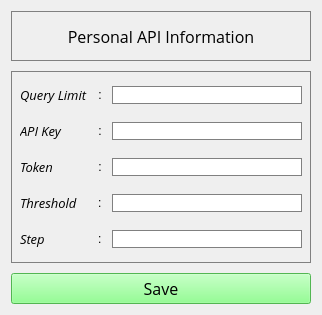
<?xml version="1.0" encoding="UTF-8"?>
<ui version="4.0">
 <class>mainwindow</class>
 <widget class="QWidget" name="mainwindow">
  <property name="geometry">
   <rect>
    <x>0</x>
    <y>0</y>
    <width>400</width>
    <height>310</height>
   </rect>
  </property>
  <property name="windowTitle">
   <string>Query Info Window</string>
  </property>
  <layout class="QVBoxLayout" name="verticalLayout">
   <property name="spacing">
    <number>10</number>
   </property>
   <property name="sizeConstraint">
    <enum>QLayout::SizeConstraint::SetFixedSize</enum>
   </property>
   <item>
    <widget class="QLabel" name="personal_lab">
     <property name="sizePolicy">
      <sizepolicy hsizetype="Expanding" vsizetype="Fixed">
       <horstretch>0</horstretch>
       <verstretch>0</verstretch>
      </sizepolicy>
     </property>
     <property name="minimumSize">
      <size>
       <width>300</width>
       <height>50</height>
      </size>
     </property>
     <property name="font">
      <font>
       <family>Open Sans</family>
       <pointsize>12</pointsize>
      </font>
     </property>
     <property name="styleSheet">
      <string notr="true">border: 1px solid grey;</string>
     </property>
     <property name="frameShape">
      <enum>QFrame::Shape::NoFrame</enum>
     </property>
     <property name="text">
      <string>Personal API Information</string>
     </property>
     <property name="alignment">
      <set>Qt::AlignmentFlag::AlignCenter</set>
     </property>
    </widget>
   </item>
   <item>
    <widget class="QWidget" name="grid" native="true">
     <property name="styleSheet">
      <string notr="true">border: 1px solid grey;</string>
     </property>
     <layout class="QGridLayout" name="gridLayout" rowminimumheight="30,30,30,30,30" columnminimumwidth="0,0,0">
      <property name="sizeConstraint">
       <enum>QLayout::SizeConstraint::SetDefaultConstraint</enum>
      </property>
      <property name="horizontalSpacing">
       <number>10</number>
      </property>
      <item row="4" column="1">
       <widget class="QLabel" name="col_5">
        <property name="styleSheet">
         <string notr="true">border: 0px solid grey;</string>
        </property>
        <property name="text">
         <string>:</string>
        </property>
       </widget>
      </item>
      <item row="0" column="1">
       <widget class="QLabel" name="col_3">
        <property name="sizePolicy">
         <sizepolicy hsizetype="Fixed" vsizetype="Fixed">
          <horstretch>0</horstretch>
          <verstretch>0</verstretch>
         </sizepolicy>
        </property>
        <property name="styleSheet">
         <string notr="true">border: 0px solid black;</string>
        </property>
        <property name="text">
         <string>:</string>
        </property>
        <property name="alignment">
         <set>Qt::AlignmentFlag::AlignCenter</set>
        </property>
       </widget>
      </item>
      <item row="1" column="0">
       <widget class="QLabel" name="api_lab">
        <property name="font">
         <font>
          <family>Open Sans</family>
          <pointsize>10</pointsize>
          <italic>true</italic>
         </font>
        </property>
        <property name="styleSheet">
         <string notr="true">border: 0px solid black;</string>
        </property>
        <property name="text">
         <string>API Key</string>
        </property>
       </widget>
      </item>
      <item row="2" column="2">
       <widget class="QLineEdit" name="token_edit"/>
      </item>
      <item row="3" column="2">
       <widget class="QLineEdit" name="thr_edit"/>
      </item>
      <item row="0" column="0">
       <widget class="QLabel" name="query_lab">
        <property name="font">
         <font>
          <family>Open Sans</family>
          <pointsize>10</pointsize>
          <italic>true</italic>
         </font>
        </property>
        <property name="styleSheet">
         <string notr="true">border: 0px solid black;</string>
        </property>
        <property name="text">
         <string>Query Limit</string>
        </property>
       </widget>
      </item>
      <item row="1" column="1">
       <widget class="QLabel" name="col_2">
        <property name="sizePolicy">
         <sizepolicy hsizetype="Fixed" vsizetype="Fixed">
          <horstretch>0</horstretch>
          <verstretch>0</verstretch>
         </sizepolicy>
        </property>
        <property name="styleSheet">
         <string notr="true">border: 0px solid black;</string>
        </property>
        <property name="text">
         <string>:</string>
        </property>
        <property name="alignment">
         <set>Qt::AlignmentFlag::AlignCenter</set>
        </property>
       </widget>
      </item>
      <item row="0" column="2">
       <widget class="QLineEdit" name="query_edit"/>
      </item>
      <item row="1" column="2">
       <widget class="QLineEdit" name="api_edit"/>
      </item>
      <item row="3" column="0">
       <widget class="QLabel" name="thr_lab">
        <property name="font">
         <font>
          <family>Open Sans</family>
          <pointsize>10</pointsize>
          <italic>true</italic>
         </font>
        </property>
        <property name="styleSheet">
         <string notr="true">border: 0px solid grey;</string>
        </property>
        <property name="text">
         <string>Threshold</string>
        </property>
       </widget>
      </item>
      <item row="4" column="0">
       <widget class="QLabel" name="step_lab">
        <property name="font">
         <font>
          <family>Open Sans</family>
          <pointsize>10</pointsize>
          <italic>true</italic>
         </font>
        </property>
        <property name="styleSheet">
         <string notr="true">border: 0px solid grey;</string>
        </property>
        <property name="text">
         <string>Step</string>
        </property>
       </widget>
      </item>
      <item row="3" column="1">
       <widget class="QLabel" name="col_4">
        <property name="styleSheet">
         <string notr="true">border: 0px solid grey;</string>
        </property>
        <property name="text">
         <string>:</string>
        </property>
       </widget>
      </item>
      <item row="2" column="1">
       <widget class="QLabel" name="col_1">
        <property name="sizePolicy">
         <sizepolicy hsizetype="Fixed" vsizetype="Fixed">
          <horstretch>0</horstretch>
          <verstretch>0</verstretch>
         </sizepolicy>
        </property>
        <property name="styleSheet">
         <string notr="true">border: 0px solid black;</string>
        </property>
        <property name="text">
         <string>:</string>
        </property>
        <property name="alignment">
         <set>Qt::AlignmentFlag::AlignCenter</set>
        </property>
       </widget>
      </item>
      <item row="2" column="0">
       <widget class="QLabel" name="token_lab">
        <property name="font">
         <font>
          <family>Open Sans</family>
          <pointsize>10</pointsize>
          <italic>true</italic>
         </font>
        </property>
        <property name="styleSheet">
         <string notr="true">border: 0px solid black;</string>
        </property>
        <property name="text">
         <string>Token</string>
        </property>
       </widget>
      </item>
      <item row="4" column="2">
       <widget class="QLineEdit" name="step_edit"/>
      </item>
     </layout>
    </widget>
   </item>
   <item>
    <widget class="QPushButton" name="save_info">
     <property name="font">
      <font>
       <family>Open Sans</family>
       <pointsize>12</pointsize>
      </font>
     </property>
     <property name="styleSheet">
      <string notr="true">background-color: rgb(115, 255, 115)</string>
     </property>
     <property name="text">
      <string>Save</string>
     </property>
    </widget>
   </item>
  </layout>
 </widget>
 <tabstops>
  <tabstop>query_edit</tabstop>
  <tabstop>api_edit</tabstop>
  <tabstop>token_edit</tabstop>
  <tabstop>thr_edit</tabstop>
  <tabstop>step_edit</tabstop>
  <tabstop>save_info</tabstop>
 </tabstops>
 <resources/>
 <connections/>
</ui>
